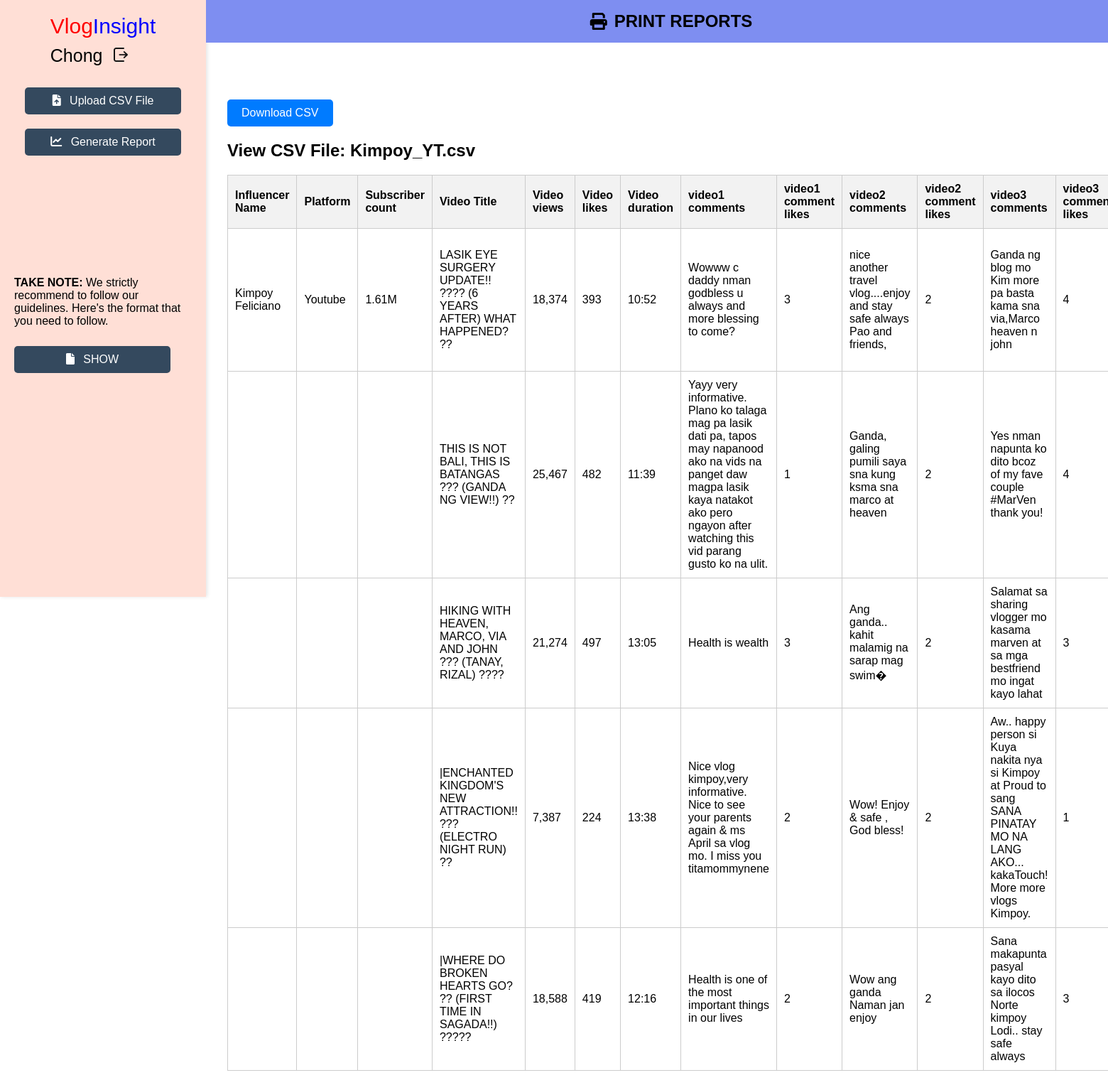
The page /view_file.php?id=28 (signed in) on the database its author committed.
### tables this page shows
CREATE TABLE `csv_data` (
  `id` int(11) NOT NULL,
  `file_name` varchar(255) NOT NULL,
  `file_data` longblob NOT NULL,
  `uploaded_at` timestamp NOT NULL DEFAULT current_timestamp(),
  `uploaded_by` varchar(255) NOT NULL
);

### view_file.php (the view, shortened to what this page needs)
<?php
include 'db.php';
if (isset($_GET['id'])) {
    $fileId = $_GET['id'];
    $stmt = $con->prepare("SELECT file_name, file_data FROM csv_data WHERE id = ?");
    $stmt->bind_param("i", $fileId);
    $stmt->execute();
    $stmt->bind_result($fileName, $fileData);
    if ($fileName && $fileData) {
        $rows = explode("\n", trim($fileData));
        $table = '<table>';
        if (!empty($rows[0])) {
            $header = str_getcsv(array_shift($rows));
            $table .= '<tr>';
            foreach ($header as $col) {
                $table .= '<th>' . htmlspecialchars(trim($col)) . '</th>';
            }
            $table .= '</tr>';
        }
        foreach ($rows as $row) {
            $cols = str_getcsv($row);
            $table .= '<tr>';
            foreach ($cols as $col) {
                $table .= '<td>' . htmlspecialchars(trim($col)) . '</td>';
            }
            $table .= '</tr>';
        }
        $table .= '</table>';
        echo '<!DOCTYPE html>
        <html lang="en">
        <head>
            <meta charset="UTF-8">
            <meta name="viewport" content="width=device-width, initial-scale=1.0">
            <title>View CSV - ' . htmlspecialchars($fileName) . '</title>
            <link rel="stylesheet" href="https://cdnjs.cloudflare.com/ajax/libs/font-awesome/6.0.0-beta3/css/all.min.css">
            <style>
                body {
                    font-family: Arial, sans-serif;
                    margin: 0;
                    padding: 0;
                }
              .c-area {
               padding: 20px;
               position:absolute;
               top: 100px;
               left: 300px;
                }
                table {
                    width: 100%;
                    border-collapse: collapse;
                }
                table, th, td {
                    border: 1px solid #ccc;
                }
                th, td {
                    padding: 10px;
                    text-align: left;
                }
                th {
                    background-color: #f2f2f2;
                }
                .view-button {
                    display: inline-block;
                    padding: 10px 20px;
                    margin-top: 20px;
                    background-color: #007bff;
                    color: white;
                    text-decoration: none;
                    border-radius: 5px;
                    transition: background-color 0.3s;
                }
                .view-button:hover {
                    background-color: #0056b3;
                }
                @media (max-width: 600px) {
                    table {
                        font-size: 14px;
                    }
                }
            </style>
        </head>
        <body>
        <div class="c-area">
            <a href="uploads/' . htmlspecialchars($fileName) . '" download class="view-button">Download CSV</a>
            <h2>View CSV File: ' . htmlspecialchars($fileName) . '</h2>
            ' . $table . '
        </div>
        </body>
        </html>';
    } else {
        echo "File not found.";
    }
} else {
    echo "No file specified.";
}

### css/home.css (style rules this page uses)
body { font-family: Arial, sans-serif; margin: 0; padding: 0; display: flex; height: 100vh; }
.v1 { color: red; font-size:30px; }
.s1 { color:blue; font-size:30px; }
.sidebar { width: 250px; background-color: #FFDFD6; color: black; display: flex; flex-direction: column; align-items: center; padding: 20px; }
.profile { margin-bottom: 20px; }
h1 { font-size: 24px; margin: 0; }
.user-info { display: flex; align-items: center; margin-top: 10px; }
.username { margin-right: 10px; }
.logout-button { background: none; border: none; cursor: pointer; }
.logout-button img { width: 20px; height: 20px; }
.nav-menu { display: flex; flex-direction: column; }
.nav-menu a { display: block; color: white; text-decoration: none; margin: 10px 0; padding: 10px; border-radius: 5px; background-color: #34495e; width: 200px; text-align: center; }
.nav-menu i { margin-right: 8px; }
.purple-section { width: 100%; background-color: #7E8EF1; color: black; display: flex; align-items: center; justify-content: center; padding: 10px; box-sizing: border-box; height: 60px; }

### view_file.php (style rules this page uses)
body { font-family: Arial, sans-serif; margin: 0; padding: 0; }
.c-area { padding: 20px; position:absolute; top: 100px; left: 300px; }
table { width: 100%; border-collapse: collapse; }
table, th, td { border: 1px solid #ccc; }
th, td { padding: 10px; text-align: left; }
th { background-color: #f2f2f2; }
.view-button { display: inline-block; padding: 10px 20px; margin-top: 20px; background-color: #007bff; color: white; text-decoration: none; border-radius: 5px; transition: background-color 0.3s; }

### rows shown on the page
csv_data: file_name+file_data "Vlog Insight Chong Upload CSV File Generate Report TAKE NOTE: We strictly recommend to follow our guidelines. Here's the format that you need to follow. SHOW PRINT REPORTS", file_name "Kimpoy_YT.csv"

### other values the page prints
$col "Influencer Name"
$col "Platform"
$col "Subscriber count"
$col "Video Title"
$col "Video views"
$col "Video likes"
$col "Video duration"
$col "video1 comments"
$col "video1 comment likes"
$col "video2 comments"
$col "video2 comment likes"
$col "video3 comments"
$col "Kimpoy Feliciano"
$col "Youtube"
$col "1.61M"
